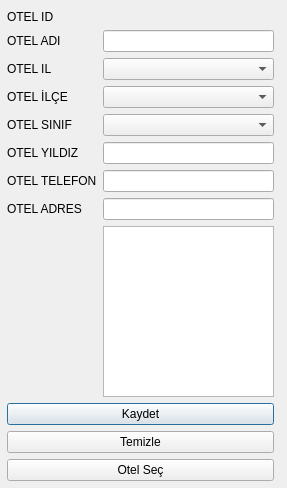
<?xml version="1.0" encoding="UTF-8"?>
<ui version="4.0">
 <class>OtelBilgisi</class>
 <widget class="QDialog" name="OtelBilgisi">
  <property name="geometry">
   <rect>
    <x>0</x>
    <y>0</y>
    <width>287</width>
    <height>488</height>
   </rect>
  </property>
  <property name="windowTitle">
   <string>Ote Bilgi OTOMO</string>
  </property>
  <widget class="QWidget" name="formLayoutWidget">
   <property name="geometry">
    <rect>
     <x>0</x>
     <y>10</y>
     <width>281</width>
     <height>471</height>
    </rect>
   </property>
   <layout class="QFormLayout" name="formLayout">
    <property name="leftMargin">
     <number>7</number>
    </property>
    <property name="rightMargin">
     <number>7</number>
    </property>
    <item row="0" column="0">
     <widget class="QLabel" name="label_8">
      <property name="text">
       <string>OTEL ID</string>
      </property>
     </widget>
    </item>
    <item row="0" column="1">
     <widget class="QLabel" name="lblOtelID">
      <property name="text">
       <string/>
      </property>
     </widget>
    </item>
    <item row="1" column="0">
     <widget class="QLabel" name="label">
      <property name="text">
       <string>OTEL ADI</string>
      </property>
     </widget>
    </item>
    <item row="1" column="1">
     <widget class="QLineEdit" name="txtAdi"/>
    </item>
    <item row="2" column="0">
     <widget class="QLabel" name="label_2">
      <property name="text">
       <string>OTEL IL</string>
      </property>
     </widget>
    </item>
    <item row="2" column="1">
     <widget class="QComboBox" name="cmbIL"/>
    </item>
    <item row="3" column="0">
     <widget class="QLabel" name="label_3">
      <property name="text">
       <string>OTEL İLÇE</string>
      </property>
     </widget>
    </item>
    <item row="3" column="1">
     <widget class="QComboBox" name="cmbILCE"/>
    </item>
    <item row="4" column="0">
     <widget class="QLabel" name="label_4">
      <property name="text">
       <string>OTEL SINIF</string>
      </property>
     </widget>
    </item>
    <item row="4" column="1">
     <widget class="QComboBox" name="cmbSinif"/>
    </item>
    <item row="5" column="0">
     <widget class="QLabel" name="label_5">
      <property name="text">
       <string>OTEL YILDIZ</string>
      </property>
     </widget>
    </item>
    <item row="5" column="1">
     <widget class="QLineEdit" name="txtYildiz"/>
    </item>
    <item row="6" column="0">
     <widget class="QLabel" name="label_6">
      <property name="text">
       <string>OTEL TELEFON</string>
      </property>
     </widget>
    </item>
    <item row="6" column="1">
     <widget class="QLineEdit" name="txtTel"/>
    </item>
    <item row="7" column="0">
     <widget class="QLabel" name="label_7">
      <property name="text">
       <string>OTEL ADRES</string>
      </property>
     </widget>
    </item>
    <item row="7" column="1">
     <widget class="QLineEdit" name="txtAdres"/>
    </item>
    <item row="9" column="0" colspan="2">
     <widget class="QPushButton" name="btKaydet">
      <property name="text">
       <string>Kaydet</string>
      </property>
     </widget>
    </item>
    <item row="10" column="0" colspan="2">
     <widget class="QPushButton" name="btTemizle">
      <property name="text">
       <string>Temizle</string>
      </property>
     </widget>
    </item>
    <item row="8" column="1">
     <widget class="QListWidget" name="otelListe"/>
    </item>
    <item row="11" column="0" colspan="2">
     <widget class="QPushButton" name="btOtelSec">
      <property name="text">
       <string>Otel Seç</string>
      </property>
     </widget>
    </item>
   </layout>
  </widget>
 </widget>
 <resources/>
 <connections/>
</ui>
